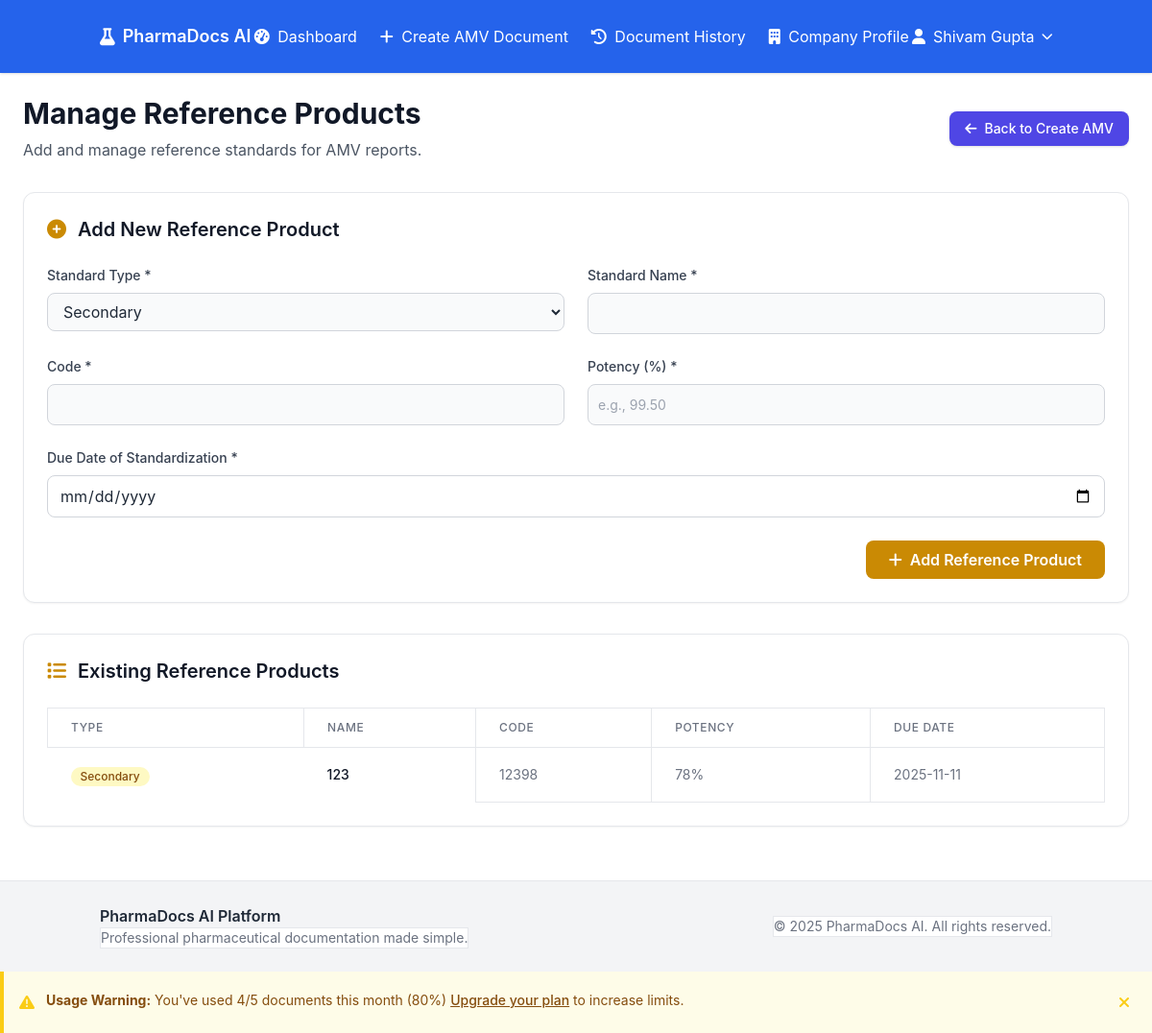
/amv/settings/reference-products (signed in), run on the app's committed database.
### models.py (models this page shows, shortened)
class User(db.Model):
    __tablename__ = 'users'
    id: Mapped[int] = mapped_column(Integer, primary_key=True)
    firebase_uid: Mapped[str] = mapped_column(String(128), unique=True, nullable=False)
    email: Mapped[str] = mapped_column(String(120), unique=True, nullable=False)
    name: Mapped[str] = mapped_column(String(100), nullable=False)
    is_admin: Mapped[bool] = mapped_column(Boolean, default=False)
    created_at: Mapped[datetime] = mapped_column(DateTime, default=datetime.now)
    last_login: Mapped[datetime] = mapped_column(DateTime, nullable=True)
    password_hash: Mapped[str] = mapped_column(String(255), nullable=True, default="")
    subscription_plan: Mapped[str] = mapped_column(String(50), default='free', nullable=False)
    subscription_expiry: Mapped[datetime] = mapped_column(DateTime, nullable=True)
    stripe_customer_id: Mapped[str] = mapped_column(String(255), nullable=True)
    razorpay_customer_id: Mapped[str] = mapped_column(String(255), nullable=True)
    subscription_status: Mapped[str] = mapped_column(String(50), default='active', nullable=False)  # active, canceled, past_due, incomplete
    trial_ends_at: Mapped[datetime] = mapped_column(DateTime, nullable=True)
    documents_limit: Mapped[int] = mapped_column(Integer, default=5, nullable=False)  # Per month limit
    companies: Mapped[List["Company"]] = relationship("Company", back_populates="user")
    documents: Mapped[List["Document"]] = relationship("Document", back_populates="user")
    activity_logs: Mapped[List["ActivityLog"]] = relationship("ActivityLog", back_populates="user")
    pvp_templates: Mapped[List["PVP_Template"]] = relationship("PVP_Template", back_populates="user")
    pvr_reports: Mapped[List["PVR_Report"]] = relationship("PVR_Report", back_populates="user")
    subscriptions: Mapped[List["Subscription"]] = relationship("Subscription", back_populates="user")
    payments: Mapped[List["Payment"]] = relationship("Payment", back_populates="user")
    def get_plan_limits(self):
        limits = {
            'free': {
                'documents_per_month': 5,
                'storage_mb': 100,
                'api_requests_per_day': 10,
                'features': ['basic_reports', 'email_support']
            },
            'basic': {
                'documents_per_month': 50,
                'storage_mb': 1000,
                'api_requests_per_day': 100,
                'features': ['basic_reports', 'advanced_reports', 'email_support', 'priority_support']
            },
            'premium': {
                'documents_per_month': -1,  # Unlimited
                'storage_mb': 10000,
                'api_requests_per_day': 1000,
                'features': ['all_reports', 'custom_templates', 'priority_support', 'phone_support', 'api_access']
            }
        }
        return limits.get(self.subscription_plan, limits['free'])
    def is_subscription_active(self):
        if self.subscription_plan == 'free':
            return True
        if self.subscription_status != 'active':
            return False
        if self.subscription_expiry and self.subscription_expiry < datetime.now():
            return False
        return True

class ReferenceProduct(db.Model):
    __tablename__ = 'reference_products'
    id: Mapped[int] = mapped_column(Integer, primary_key=True)
    company_id: Mapped[int] = mapped_column(Integer, ForeignKey('companies.id'), nullable=False)
    standard_type: Mapped[str] = mapped_column(String(100), nullable=True)
    standard_name: Mapped[str] = mapped_column(String(200), nullable=False)
    code: Mapped[str] = mapped_column(String(100), nullable=True)
    potency: Mapped[str] = mapped_column(String(50), nullable=True)
    due_date: Mapped[str] = mapped_column(String(50), nullable=True)
    created_at: Mapped[datetime] = mapped_column(DateTime, default=datetime.utcnow)
    company: Mapped["Company"] = relationship("Company", back_populates="reference_products_list")

### app_routes/amv_routes.py (the view, shortened to what this page needs)
@amv_bp.route('/settings/reference-products', methods=['GET', 'POST'])
def manage_reference_products():
    if 'user_id' not in session:
        return redirect(url_for('auth.login'))
    company_id = session.get('user_id', 1)
    references = ReferenceProduct.query.filter_by(company_id=company_id).all()
    user = User.query.get(session['user_id'])
    return render_template('manage_reference_products.html', references=references, user=user)

### templates/manage_reference_products.html (shortened to what this page needs)
{% extends "base.html" %}
{% block content %}
<div class="px-6 py-6 max-w-7xl mx-auto">
    <div class="flex flex-col md:flex-row justify-between items-start md:items-center mb-8">
        <div>
            <h1 class="text-3xl font-bold text-gray-900">Manage Reference Products</h1>
            <p class="text-gray-600 mt-2">Add and manage reference standards for AMV reports.</p>
        </div>
        <a href="{{ url_for('amv_bp.create_amv_form') }}"
           class="mt-4 md:mt-0 inline-flex items-center px-4 py-2 bg-indigo-600 hover:bg-indigo-700 text-white text-sm font-medium rounded-lg shadow">
            <i class="fas fa-arrow-left mr-2"></i>Back to Create AMV
        </a>
    </div>
    <div class="bg-white rounded-xl shadow-sm border border-gray-200 p-6 mb-8">
        <h2 class="text-xl font-semibold text-gray-900 mb-6 flex items-center">
            <i class="fas fa-plus-circle text-yellow-600 mr-3"></i>
            Add New Reference Product
        </h2>
        <form method="POST" class="space-y-6">
            <div class="grid grid-cols-1 md:grid-cols-2 gap-6">
                <div>
                    <label class="block text-sm font-medium text-gray-700 mb-2">Standard Type *</label>
                    <select name="standard_type" required
                            class="w-full px-3 py-2 border border-gray-300 rounded-lg focus:ring-2 focus:ring-indigo-500 focus:border-indigo-500">
                        <option value="Secondary" selected>Secondary</option>
                    </select>
                </div>
                <div>
                    <label class="block text-sm font-medium text-gray-700 mb-2">Standard Name *</label>
                    <input type="text" name="standard_name" required
                           class="w-full px-3 py-2 border border-gray-300 rounded-lg focus:ring-2 focus:ring-indigo-500 focus:border-indigo-500">
                </div>
                <div>
                    <label class="block text-sm font-medium text-gray-700 mb-2">Code *</label>
                    <input type="text" name="code" required
                           class="w-full px-3 py-2 border border-gray-300 rounded-lg focus:ring-2 focus:ring-indigo-500 focus:border-indigo-500">
                </div>
                <div>
                    <label class="block text-sm font-medium text-gray-700 mb-2">Potency (%) *</label>
                    <input type="text" name="potency" required placeholder="e.g., 99.50"
                           class="w-full px-3 py-2 border border-gray-300 rounded-lg focus:ring-2 focus:ring-indigo-500 focus:border-indigo-500">
                </div>
                <div class="md:col-span-2">
                    <label class="block text-sm font-medium text-gray-700 mb-2">Due Date of Standardization *</label>
                    <input type="date" name="due_date" required
                           class="w-full px-3 py-2 border border-gray-300 rounded-lg focus:ring-2 focus:ring-indigo-500 focus:border-indigo-500">
                </div>
            </div>
            <div class="flex justify-end">
                <button type="submit"
                        class="px-6 py-2 bg-yellow-600 text-white font-semibold rounded-lg hover:bg-yellow-700 focus:ring-2 focus:ring-yellow-500 focus:ring-offset-2 transition-colors">
                    <i class="fas fa-plus mr-2"></i>Add Reference Product
                </button>
            </div>
        </form>
    </div>
    <div class="bg-white rounded-xl shadow-sm border border-gray-200 p-6">
        <h2 class="text-xl font-semibold text-gray-900 mb-6 flex items-center">
            <i class="fas fa-list text-yellow-600 mr-3"></i>
            Existing Reference Products
        </h2>
        {% if references %}
        <div class="overflow-x-auto">
            <table class="min-w-full divide-y divide-gray-200">
                <thead class="bg-gray-50">
                    <tr>
                        <th class="px-6 py-3 text-left text-xs font-medium text-gray-500 uppercase tracking-wider">Type</th>
                        <th class="px-6 py-3 text-left text-xs font-medium text-gray-500 uppercase tracking-wider">Name</th>
                        <th class="px-6 py-3 text-left text-xs font-medium text-gray-500 uppercase tracking-wider">Code</th>
                        <th class="px-6 py-3 text-left text-xs font-medium text-gray-500 uppercase tracking-wider">Potency</th>
                        <th class="px-6 py-3 text-left text-xs font-medium text-gray-500 uppercase tracking-wider">Due Date</th>
                    </tr>
                </thead>
                <tbody class="bg-white divide-y divide-gray-200">
                    {% for reference in references %}
                    <tr class="hover:bg-gray-50">
                        <td class="px-6 py-4 whitespace-nowrap">
                            <span class="inline-flex items-center px-2.5 py-0.5 rounded-full text-xs font-medium
                                {% if reference.standard_type == 'Primary' %}bg-red-100 text-red-800
                                {% elif reference.standard_type == 'Secondary' %}bg-yellow-100 text-yellow-800
                                {% else %}bg-blue-100 text-blue-800{% endif %}">
                                {{ reference.standard_type }}
                            </span>
                        </td>
                        <td class="px-6 py-4 whitespace-nowrap text-sm font-medium text-gray-900">{{ reference.standard_name }}</td>
                        <td class="px-6 py-4 whitespace-nowrap text-sm text-gray-500">{{ reference.code }}</td>
                        <td class="px-6 py-4 whitespace-nowrap text-sm text-gray-500">{{ reference.potency }}%</td>
                        <td class="px-6 py-4 whitespace-nowrap text-sm text-gray-500">{{ reference.due_date }}</td>
                    </tr>
                    {% endfor %}
                </tbody>
            </table>
        </div>
        {% else %}
        <div class="text-center py-12">
            <i class="fas fa-certificate text-gray-300 text-6xl mb-4"></i>
            <h3 class="text-lg font-medium text-gray-900 mb-2">No Reference Products Found</h3>
            <p class="text-gray-500">Add your first reference product to get started.</p>
        </div>
        {% endif %}
    </div>
</div>
{% endblock %}

### templates/base.html (shortened to what this page needs)
<!DOCTYPE html>
<html lang="en">
  <head>
    <script src="https://cdn.tailwindcss.com"></script>
    <link href="https://cdnjs.cloudflare.com/ajax/libs/font-awesome/6.0.0/css/all.min.css"
          rel="stylesheet">
    <link rel="stylesheet" href="{{ url_for('static', filename='css/site.css') }}">
  </head>
  <body class="flex flex-col min-h-screen {% block body_class %}{% endblock %}">
    {% if session.user_id %}
      <nav class="bg-primary text-white shadow">
        <div class="container mx-auto px-4 py-3 flex justify-between items-center">
          <a href="{{ url_for('dashboard.user_dashboard') }}" class="flex items-center space-x-2 font-semibold text-lg">
            <i class="fas fa-flask"></i>
            <span>PharmaDocs AI</span>
          </a>
          <div class="space-x-6 hidden md:flex">
            <a href="{{ url_for('dashboard.user_dashboard') }}" class="hover:text-gray-200">
              <i class="fas fa-tachometer-alt mr-1"></i> Dashboard
            </a>
            <a href="{{ url_for('amv_bp.create_amv_form') }}" class="hover:text-gray-200">
              <i class="fas fa-plus mr-1"></i> Create AMV Document
            </a>
            <a href="{{ url_for('dashboard.document_history') }}" class="hover:text-gray-200">
              <i class="fas fa-history mr-1"></i> Document History
            </a>
            <a href="{{ url_for('company.company_profile') }}" class="hover:text-gray-200">
              <i class="fas fa-building mr-1"></i> Company Profile
            </a>
          </div>
          <div class="relative" x-data="{ open: false }" @click.outside="open = false">
            <button @click="open = !open"
                    class="flex items-center space-x-2 focus:outline-none">
              <i class="fas fa-user"></i>
              <span>{{ user.name if user else 'User' }}</span>
              <i class="fas fa-chevron-down text-xs transition-transform"
                :class="open ? 'rotate-180' : ''"></i>
            </button>
          </div>
        </div>
      </nav>
    {% endif %}
    <main class="flex-grow">
      {% block content %}{% endblock %}
    </main>
    <footer class="bg-gray-100 mt-8 py-6 border-t">
      <div class="container mx-auto px-4 flex flex-col md:flex-row justify-between items-center">
        <div class="text-center md:text-left mb-4 md:mb-0">
          <h5 class="font-semibold text-gray-800">PharmaDocs AI Platform</h5>
          <p class="text-gray-500 text-sm">Professional pharmaceutical documentation made simple.</p>
        </div>
        <div class="text-gray-500 text-sm">
          &copy; 2025 PharmaDocs AI. All rights reserved.
        </div>
      </div>
    </footer>
    {% if subscription_warnings %}
    <div id="usageWarningBanner" class="bg-yellow-50 border-l-4 border-yellow-400 p-4">
        <div class="flex items-center justify-between">
            <div class="flex">
                <div class="flex-shrink-0">
                    <i class="fas fa-exclamation-triangle text-yellow-400"></i>
                </div>
                <div class="ml-3">
                    <p class="text-sm text-yellow-800">
                        <strong>Usage Warning:</strong>
                        {% for warning in subscription_warnings %}
                            {{ warning }}{% if not loop.last %}, {% endif %}
                        {% endfor %}
                        <a href="/subscription/plans" class="underline font-medium">Upgrade your plan</a> to increase limits.
                    </p>
                </div>
            </div>
            <div class="flex-shrink-0">
                <button onclick="document.getElementById('usageWarningBanner').style.display='none'" class="bg-yellow-50 rounded-md p-2 inline-flex items-center justify-center text-yellow-400 hover:bg-yellow-100">
                    <i class="fas fa-times"></i>
                </button>
            </div>
        </div>
    </div>
    {% endif %}
  </body>
</html>

### data on the page
User: name "Shivam Gupta"
ReferenceProduct: standard_type "Secondary", standard_name "123", code "12398", potency "78", due_date "2025-11-11"

### other printed values
{{ warning }} "You've used 4/5 documents this month (80%)"
